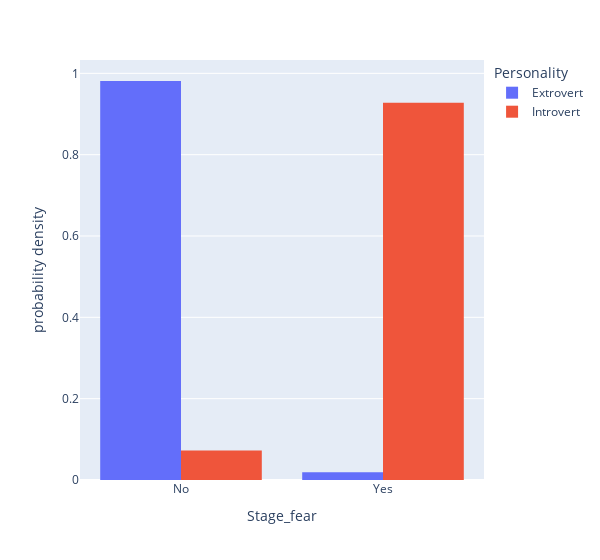

Notebook code cell kept with this figure:
### Code cell
column_personality_histogram("Stage_fear", marginal=None)

### Figure 1 — Plotly figure (JSON) as saved in the notebook; plotly's stock layout.template omitted (floating-point values rounded to 4 significant figures; data arrays with more than 128 entries replaced by an {"elided": "..."} marker saying what was removed)
{"data": [{"alignmentgroup": "True", "bingroup": "x", "histnorm": "probability density", "hovertemplate": "Personality=Extrovert<br>Stage_fear=%{x}<br>probability density=%{y}<extra></extra>", "legendgroup": "Extrovert", "marker": {"color": "#636efa", "pattern": {"shape": ""}}, "name": "Extrovert", "offsetgroup": "Extrovert", "orientation": "v", "showlegend": true, "type": "histogram", "x": {"elided": "13699 str values"}, "xaxis": "x", "yaxis": "y"}, {"alignmentgroup": "True", "bingroup": "x", "histnorm": "probability density", "hovertemplate": "Personality=Introvert<br>Stage_fear=%{x}<br>probability density=%{y}<extra></extra>", "legendgroup": "Introvert", "marker": {"color": "#EF553B", "pattern": {"shape": ""}}, "name": "Introvert", "offsetgroup": "Introvert", "orientation": "v", "showlegend": true, "type": "histogram", "x": {"elided": "4825 str values"}, "xaxis": "x", "yaxis": "y"}], "layout": {"bargap": 0.2, "barmode": "group", "legend": {"title": {"text": "Personality"}, "tracegroupgap": 0}, "margin": {"t": 60}, "width": 600, "xaxis": {"anchor": "y", "domain": [0, 1], "title": {"text": "Stage_fear"}}, "yaxis": {"anchor": "x", "domain": [0, 1], "title": {"text": "probability density"}}}}
